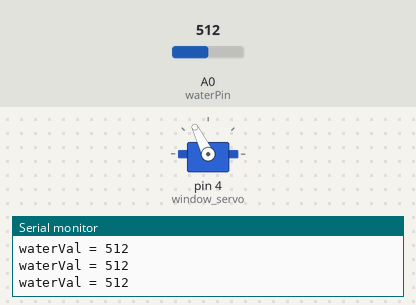
A sketch run on a simulated Arduino Uno, built with avr-gcc and run on an emulated ATmega328P. On the bench: servo, the last lines printed to the serial monitor. The inputs (shaded band) are chosen by the test bench; at power-on: A0 (waterPin) = 512.

Above: at 1.5 s.
1.6 s: A0 (waterPin) set to 108
3.2 s: A0 (waterPin) set to 94
At 4.6 s:
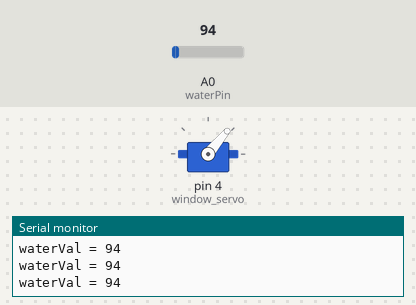
5.0 s: A0 (waterPin) set to 110
At 6.1 s:
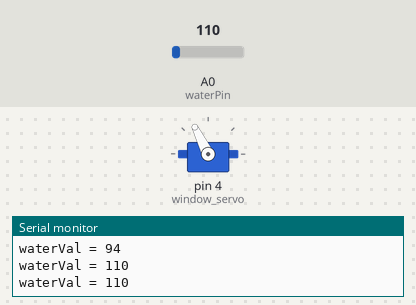
7.0 s: A0 (waterPin) set to 90
At 8.9 s:
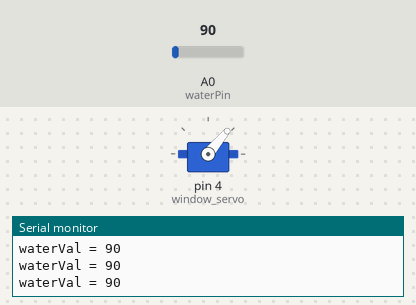
Timing chart, 0 to 10.0 s (numbered marks = the images above; inputs shaded):
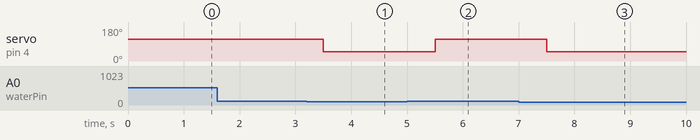

Measured:
- the behaviour switches between 101 and 100 on A0 (waterPin) (found by bisection; images 0 and 1)
- after the input at 3.2 s, servo on pin 4 (window_servo): 116° → 50° after 0.30 s
- after the input at 5.0 s, servo on pin 4 (window_servo): 50° → 116° after 0.50 s
- after the input at 7.0 s, servo on pin 4 (window_servo): 116° → 50° after 0.51 s

The sketch:

5_2_rain_window.ino
```cpp
#include <Servo.h>  //Import the library files of steering gear
Servo window_servo;  //Create a steering gear instance to control the window steering gear
#define waterPin A0  //Define the IO port of the raindrop sensor as A0
int waterVal = 0;

void setup() {
  Serial.begin(9600);  //Set the baud rate of serial communication to 9600
  pinMode(4, OUTPUT);
  pinMode(waterPin,INPUT);  //Set as input
  window_servo.attach(4,500,2500);  //Set the pin of the steering gear as A0, and the pulse range is 500-2500ms
  window_servo.write(116);
  delay(300);
}

void loop() {
  waterVal = analogRead(waterPin);  //Read the analog value detected by the raindrop sensor
  Serial.print("waterVal = ");
  Serial.println(waterVal);  //Print the value detected by the raindrop sensor with new line
  delay(200); //Delay to adjust the printing speed of serial port
  if(waterVal > 100)
  {
    window_servo.write(116); //Close the window
    delay(300);
  }
  else
  {
    window_servo.write(50); //Open the window
    delay(300);
  }
}
```
